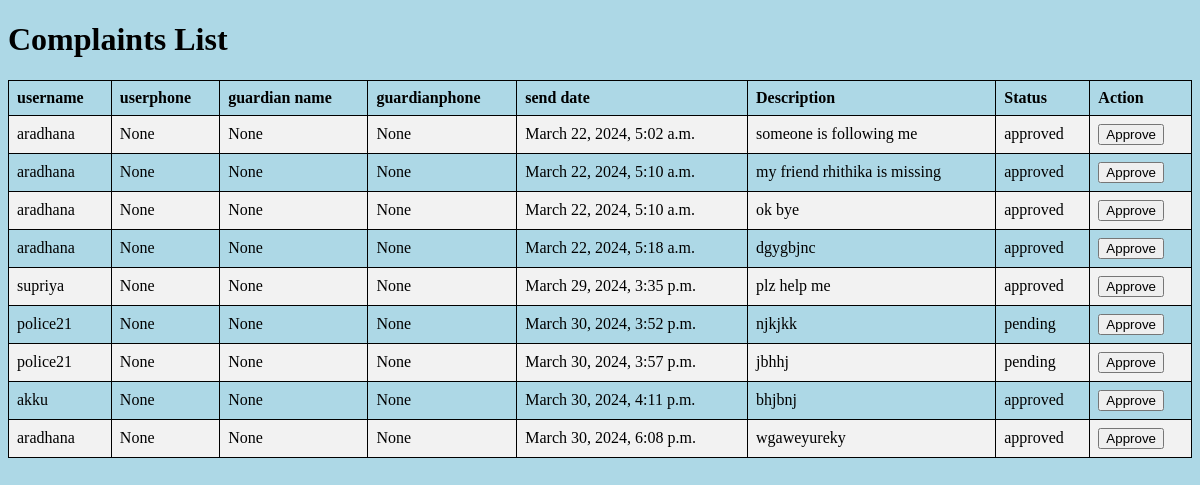
The page /complaintlist/13 (signed in) on the database as committed earlier.
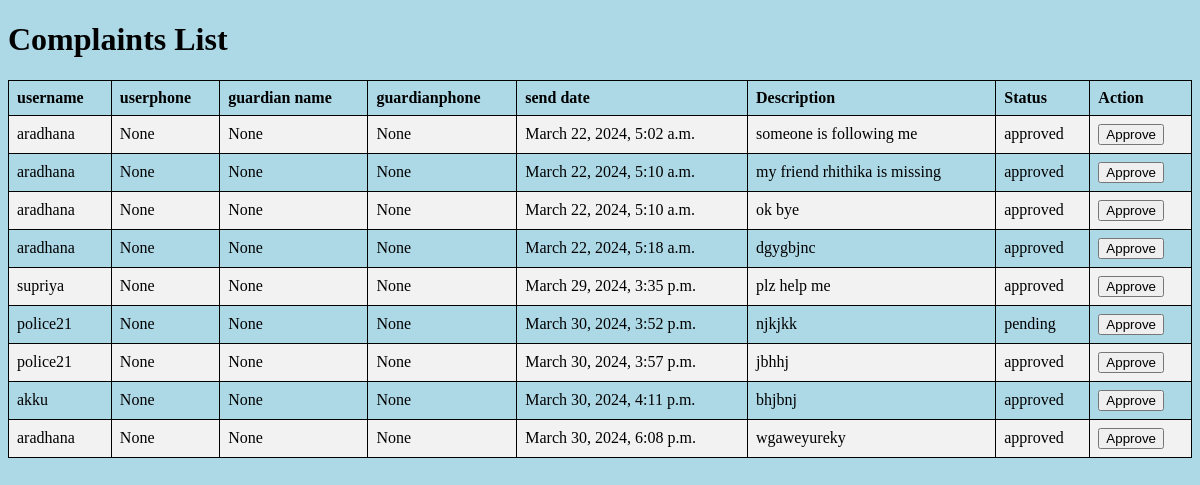
The same page on the database as committed later.
### app/models.py (models this page shows, shortened)
class Complaint(models.Model):
    userphone=models.ForeignKey(UserProfile,on_delete=models.CASCADE,related_name="userph",null=True)
    guardianname =models.ForeignKey(UserProfile,on_delete=models.CASCADE,related_name="guardian",null=True)
    guardianphone=models.ForeignKey(UserProfile,on_delete=models.CASCADE,related_name="guardianph",null=True)
    complainant = models.ForeignKey(User, on_delete=models.CASCADE)
    description = models.TextField()
    date_time = models.DateTimeField(auto_now_add=True)
    status_option={
        ("pending","pending"),
        ("approved","approved")
    }
    status=models.CharField(max_length=200,choices=status_option,default="pending")

class User(AbstractUser):
    ROLE_CHOICES = [
        ("admin","Admin"),
        ("user", "User"),
        ("police","police")
    ]
    role = models.CharField(max_length=200, choices=ROLE_CHOICES, default="user")

### app/views.py (the view)
# urls.py: path("complaintlist/<int:pk>",ComplaintListView.as_view(),name="complaintlist"),
@method_decorator(decs,name="dispatch")
class ComplaintListView(ListView):
    model = Complaint
    template_name = 'police_compalint_list.html'
    context_object_name = 'complaints'

### app/decorator.py (called while the page is built)
def login_required(fn):
    def wrapper(request,*args,**kwargs):
        if not request.user.is_authenticated:
            messages.error(request,"invalid session")
            return redirect("signin")
        else:
            return fn(request,*args,**kwargs)
    return wrapper

### app/templates/police_compalint_list.html (shortened to what this page needs)
<!DOCTYPE html>
<html lang="en">
<head>
</head>
<body style="background-color:lightblue;">
    <h1>Complaints List</h1>
    <div class="container mb-5">
        <div class="row d-flex justify-content-evenly">
            <div class="col-12 border">
                <table>
                    <tr>
                        <th>username</th>
                        <th>userphone</th>
                        <th>guardian name</th>
                        <th>guardianphone</th>
                        <th>send date</th>
                        <th>Description</th>
                        <th>Status</th>
                        <th>Action</th>
                    </tr>
                    {% for complaint in complaints %}
                    <tr>
                        <td>{{ complaint.complainant }}</td>
                        <td>{{ complaint.userphone }}</td>
                        <td>{{ complaint.guardianname}}</td>
                        <td>{{complaint.guardianphone}}</td>
                        <td>{{ complaint.date_time}}</td>
                        <td>{{ complaint.description }}</td>
                        <td>{{ complaint.status }}</td>
                        <td>
                            <form method="post" action="{% url 'approve_complaint' complaint.id %}">
                                <button type="submit">Approve</button>
                            </form>
                        </td>
                    </tr>
                    {% endfor %}
                </table>
            </div>
        </div>
    </div>
</body>
</html>

Rows that differ between the two databases and show on the page:
changed Complaint "March 30, 2024, 3:57 p.m.": status "pending" → "approved"
